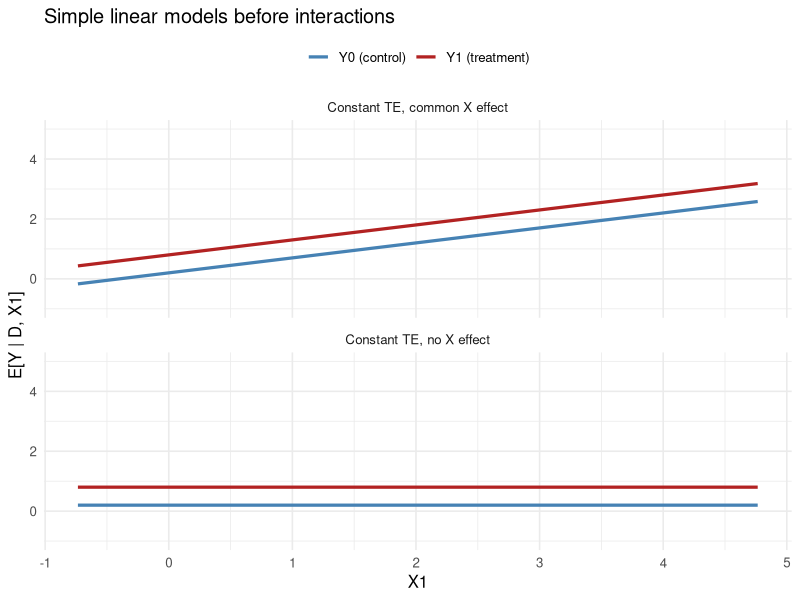
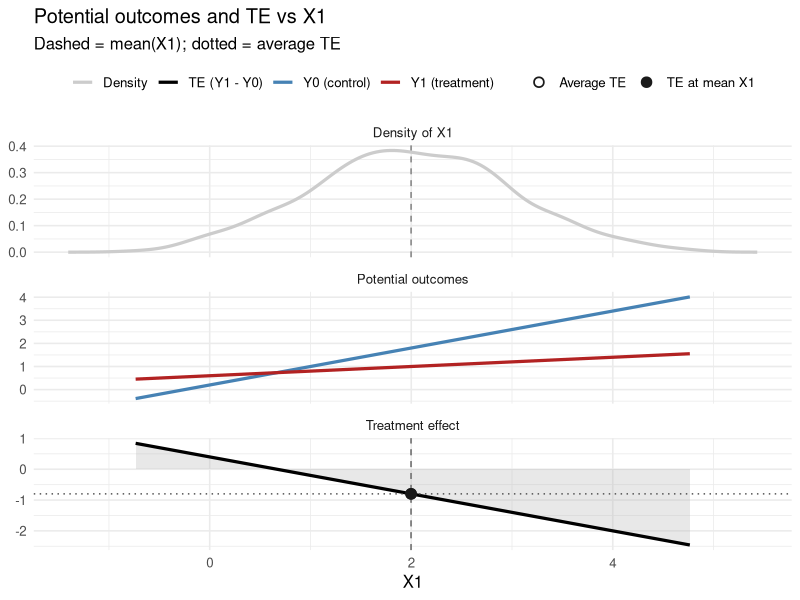
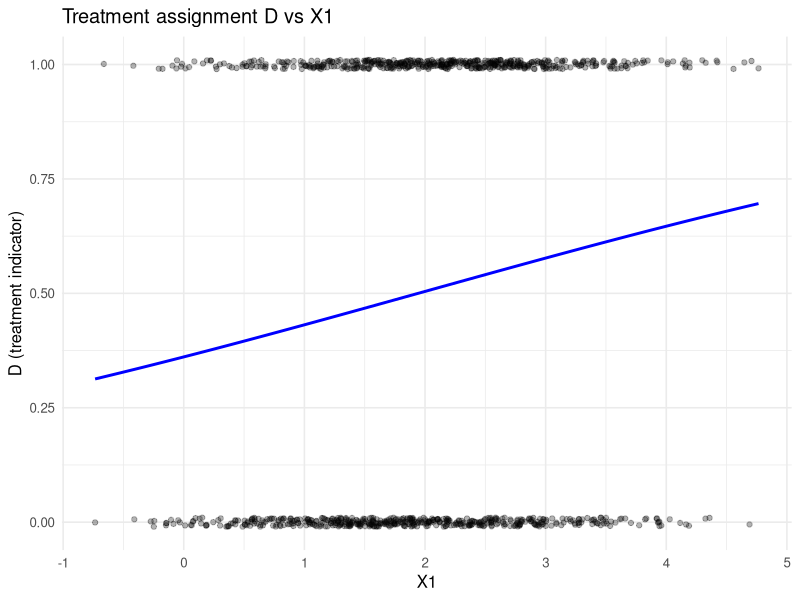

These charts were generated, in order, by the following R code:
# Simple DGP + Lin estimator by hand + separate linear models
set.seed(60637)
library(ggplot2)

# DGP
n <- 1e3
mu_x1 <- 2
X1 <- rnorm(n, mean = mu_x1)
D <- rbinom(n, size = 1, prob = 0.5)

# Potential outcomes with different covariate relationships
# Control: y0 = a0 + b01*X1 + e
# Treat:   y1 = a1 + b11*X1 + e
# Overall: y = a0 + (a1 - a0)*D + b01*X1 + (b11 - b01)*D*X1 + e)

a0 <- 0.2
b01 <- 0.8

a1 <- 0.6
b11 <- 0.2

u <- rnorm(n, sd = 1.0)

y0 <- a0 + b01 * X1 + u
y1 <- a1 + b11 * X1 + u

Y <- D * y1 + (1 - D) * y0


# -------- Visualize simple linear models before interactions

x1_grid <- seq(min(X1), max(X1), length.out = 200)
tau_const <- 0.6

# 1) Constant treatment effect, no relationship of X with Y
mu0_const <- rep(a0, length(x1_grid))
mu1_const <- rep(a0 + tau_const, length(x1_grid))
# y = a0 + tau_const*D + e

# 2) Constant treatment effect, same X relationship under treatment/control
common_slope <- 0.5
mu0_common <- a0 + common_slope * x1_grid
mu1_common <- a0 + tau_const + common_slope * x1_grid
# y = a0 + tau_const*D + common_slope*X1 + e

viz_df <- data.frame(
  x1 = c(x1_grid, x1_grid, x1_grid, x1_grid),
  mu = c(mu0_const, mu1_const, mu0_common, mu1_common),
  series = rep(c("Y0 (control)", "Y1 (treatment)", "Y0 (control)", "Y1 (treatment)"),
               each = length(x1_grid)),
  panel = rep(c("Constant TE, no X effect", "Constant TE, common X effect"),
              each = 2 * length(x1_grid))
)

p_simple <- ggplot(viz_df, aes(x = x1, y = mu, color = series)) +
  geom_line(linewidth = 1.1) +
  facet_wrap(~panel, ncol = 1, scales = "free_y") +
  labs(
    title = "Simple linear models before interactions",
    x = "X1",
    y = "E[Y | D, X1]",
    color = NULL
  ) +
  scale_color_manual(values = c("Y0 (control)" = "steelblue",
                                "Y1 (treatment)" = "firebrick")) +
  theme_minimal(base_size = 12) +
  theme(legend.position = "top") + 
  coord_cartesian(ylim = c(-1, 5))

p_simple


X1c <- X1 - mean(X1)

X_lin <- cbind(
  1,              # intercept
  D,              # treatment
  X1c,       # centered covariates
  D * X1c
)
colnames(X_lin) <- c("(Intercept)", "D", "X1c", "D:X1c")

beta_hat <- solve(t(X_lin) %*% X_lin, t(X_lin) %*% Y)
lin_tau_hat <- as.numeric(beta_hat["D",])

# -------- Separate linear models under treatment and control
# Equivalent to Y ~ X1 (with intercept) in each arm

fit_0 <- lm(Y ~ X1, subset = (D == 0))
fit_1 <- lm(Y ~ X1, subset = (D == 1))

Y0_hat <- predict(fit_0, newdata = data.frame(X1 = X1))
Y1_hat <- predict(fit_1, newdata = data.frame(X1 = X1))

sep_tau_hat <- mean(Y1_hat - Y0_hat)

# -------- Compare
cat("Lin (by hand) ATE:", round(lin_tau_hat, 4), "\n")
cat("Separate models ATE:", round(sep_tau_hat, 4), "\n")
cat("Abs difference:", round(abs(lin_tau_hat - sep_tau_hat), 6), "\n")

# -------- Plot: mean potential outcomes and treatment effect vs X1



x1_grid <- seq(min(X1), max(X1), length.out = 200)

mu0_grid <- a0 + b01 * x1_grid
mu1_grid <- a1 + b11 * x1_grid
te_grid <- mu1_grid - mu0_grid

# Reference quantities
x1_bar <- mean(X1)
te_at_mean_x1 <- (a1 - a0) + (b11 - b01) * x1_bar
te_avg <- mean((a1 - a0) + (b11 - b01) * X1)

cat("TE at mean X1 (on curve):", round(te_at_mean_x1, 4), "\n")
cat("Average TE over sample:", round(te_avg, 4), "\n")

po_df <- data.frame(
  x1 = c(x1_grid, x1_grid),
  value = c(mu0_grid, mu1_grid),
  series = rep(c("Y0 (control)", "Y1 (treatment)"), each = length(x1_grid)),
  panel = "Potential outcomes"
)
te_df <- data.frame(
  x1 = x1_grid,
  value = te_grid,
  series = "TE (Y1 - Y0)",
  panel = "Treatment effect"
)
dens <- density(X1, n = 200)
dens_df <- data.frame(
  x1 = dens$x,
  value = dens$y,
  series = "Density",
  panel = "Density of X1"
)
plot_df <- rbind(po_df, te_df, dens_df)
te_fill <- subset(plot_df, panel == "Treatment effect")

ref_lines <- data.frame(panel = "Treatment effect", x1_bar = x1_bar, te_avg = te_avg)
ref_lines2 <- data.frame(panel = "Density of X1", x1_bar = x1_bar, te_avg = te_avg)
ref_points <- data.frame(
  panel = "Treatment effect",
  x1 = c(x1_bar, x1_bar),
  value = c(te_at_mean_x1, te_avg),
  label = c("TE at mean X1", "Average TE")
)

p <- ggplot(plot_df, aes(x = x1, y = value, color = series)) +
  geom_ribbon(
    data = te_fill,
    aes(x = x1, ymin = pmin(value, 0), ymax = pmax(value, 0)),
    inherit.aes = FALSE,
    fill = "gray70",
    alpha = 0.3
  ) +
  geom_line(linewidth = 1.1) +
  geom_vline(
    data = ref_lines,
    aes(xintercept = x1_bar),
    linetype = "dashed",
    color = "gray50"
  ) +
  geom_vline(
    data = ref_lines2,
    aes(xintercept = x1_bar),
    linetype = "dashed",
    color = "gray50"
  ) +
    geom_vline(
    data = ref_lines,
    aes(xintercept = x1_bar),
    linetype = "dashed",
    color = "gray50"
  ) +
  geom_hline(
    data = ref_lines,
    aes(yintercept = te_avg),
    linetype = "dotted",
    color = "gray30"
  ) +
  geom_point(
    data = ref_points,
    aes(x = x1, y = value, shape = label),
    inherit.aes = FALSE,
    color = "gray10",
    size = 2.7,
    stroke = 0.9
  ) +
  scale_shape_manual(values = c("Average TE" = 1, "TE at mean X1" = 19)) +
  facet_wrap(~panel, ncol = 1, scales = "free_y") +
  labs(
    title = "Potential outcomes and TE vs X1",
    subtitle = "Dashed = mean(X1); dotted = average TE",
    x = "X1",
    y = NULL,
    color = NULL,
    shape = NULL
  ) +
  scale_color_manual(values = c(
    "Y0 (control)" = "steelblue",
    "Y1 (treatment)" = "firebrick",
    "TE (Y1 - Y0)" = "black",
    "Density" = "gray80"
  )) +
  theme_minimal(base_size = 12) +
  theme(legend.position = "top")

p


# D is a function of X1
D <- rbinom(n, size = 1, prob = plogis(-0.5 + 0.3 * X1))

# Observed outcomes recomputed when D changes (potential outcomes can stay fixed).
Y <- D * y1 + (1 - D) * y0


ggplot(data.frame(X1 = X1, D = D), aes(x = X1, y = D)) +
  geom_jitter(height = 0.01, alpha = 0.3) +
  stat_smooth(method = "glm", method.args = list(family = "binomial"), color = "blue", se = FALSE) +
  labs(
    title = "Treatment assignment D vs X1",
    x = "X1",
    y = "D (treatment indicator)"
  ) +
  theme_minimal(base_size = 12)


# ipw estimates (estimated propensity scores)
pmodel <- glm(D ~ X1, family = binomial(link = "logit"))
pscores <- predict(pmodel, type = "response")
pscores <- pmin(pmax(pscores, 1e-6), 1 - 1e-6)

pmat <- cbind(pscores, 1- pscores)
head(pmat)

dmat <- cbind(D, 1 - D)
head(dmat)

weights <- dmat / pmat
head(weights)

est_mat <- weights * Y
head(est_mat)

colMeans(est_mat)

(ipw_ate <- mean(est_mat[,1]) - mean(est_mat[,2]))


# alternatively, with scalars
(ipw_ate2 <- mean(D * Y / pscores) - mean((1 - D) * Y / (1 - pscores)))



# doubly robust scores

outcome_model <- lm(Y ~ D + X1)

m0 <- predict(outcome_model, newdata = data.frame(D = 0, X1 = X1))
m1 <- predict(outcome_model, newdata = data.frame(D = 1, X1 = X1))

mmat <- cbind(m1, m0)
rbcmat <- cbind(Y - m1, Y - m0)

dr_mat <- mmat + rbcmat*weights

# OR
# dr_mat <- cbind( 
#   m1 + D * (Y - m1) / pscores,
#   m0 + (1 - D) * (Y - m0) / (1 - pscores)
# )

head(dr_mat)

colMeans(dr_mat)

(dr_ate <- mean(dr_mat[,1]) - mean(dr_mat[,2]))

(dr_ate2 <- mean( m1 - m0 + D * (Y - m1) / pscores - (1 - D) * (Y - m0) / (1 - pscores) ))


# standard error for ipw
# re-estimate with true propensity scores
apply(est_mat, 2, function(x) sd(x) / sqrt(n))

rowdiffs <- est_mat[,1] -  est_mat[,2]
sd(rowdiffs) / sqrt(n)

# standard error for DR
apply(dr_mat, 2, function(x) sd(x) / sqrt(n))

rowdiffs_dr <- dr_mat[,1] -  dr_mat[,2]
sd(rowdiffs_dr) / sqrt(n)

# Monte Carlo: re-simulate whole datasets and compare empirical SD to estimated SE
# Goal: show that
# - IPW SE based on the IPW score works when using the *true* propensity scores
# - DR/AIPW SE based on the DR score works even when using *estimated* propensity scores
B <- 2000
ipw_true_ates <- ipw_true_ses <- dr_hat_ates <- dr_hat_ses <- numeric(B)

# Population ATE for this DGP (since E[u1 - u0] = 0 and X1 ~ N(mu_x1, 1))
true_ate <- (a1 - a0) + (b11 - b01) * mu_x1

for (b in 1:B) {
  # Resimulate a full dataset draw
  X1_b <- rnorm(n, mean = mu_x1)
  u0_b <- rnorm(n, sd = 1.0)
  u1_b <- rnorm(n, sd = 1.0)
  y0_b <- a0 + b01 * X1_b + u0_b
  y1_b <- a1 + b11 * X1_b + u1_b
  D_b <- rbinom(n, size = 1, prob = plogis(-0.5 + 0.3 * X1_b))
  Y_b <- D_b * y1_b + (1 - D_b) * y0_b

  df_b <- data.frame(Y = Y_b, D = D_b, X1 = X1_b)

  # IPW (true propensity scores)
  pscores_true_b <- plogis(-0.5 + 0.3 * X1_b)
  pscores_true_b <- pmin(pmax(pscores_true_b, 1e-6), 1 - 1e-6)
  psi_ipw_true_b <- (df_b$D * df_b$Y / pscores_true_b) -
    ((1 - df_b$D) * df_b$Y / (1 - pscores_true_b))
  ipw_true_ates[b] <- mean(psi_ipw_true_b)
  ipw_true_ses[b] <- sd(psi_ipw_true_b) / sqrt(n)

  # DR/AIPW (estimated propensity scores; outcome model is *not* interacted, on purpose)
  pmodel_hat_b <- glm(D ~ X1, data = df_b, family = binomial(link = "logit"))
  pscores_hat_b <- predict(pmodel_hat_b, type = "response")
  pscores_hat_b <- pmin(pmax(pscores_hat_b, 1e-6), 1 - 1e-6)

  outcome_model_b <- lm(Y ~ D + X1, data = df_b)
  m0_b <- predict(outcome_model_b, newdata = data.frame(D = 0, X1 = df_b$X1))
  m1_b <- predict(outcome_model_b, newdata = data.frame(D = 1, X1 = df_b$X1))
  psi_dr_hat_b <- (m1_b - m0_b) +
    df_b$D * (df_b$Y - m1_b) / pscores_hat_b -
    (1 - df_b$D) * (df_b$Y - m0_b) / (1 - pscores_hat_b)
  dr_hat_ates[b] <- mean(psi_dr_hat_b)
  dr_hat_ses[b] <- sd(psi_dr_hat_b) / sqrt(n)
}

cat("\nMonte Carlo (resimulate whole datasets)\n")
cat("B:", B, "n:", n, "\n")
cat("True ATE (population):", round(true_ate, 4), "\n")
cat("IPW (true e): mean =", round(mean(ipw_true_ates), 4),
    "emp SD =", round(sd(ipw_true_ates), 4),
    "mean SEhat =", round(mean(ipw_true_ses), 4), "\n")
cat("DR  (est e): mean =", round(mean(dr_hat_ates), 4),
    "emp SD =", round(sd(dr_hat_ates), 4),
    "mean SEhat =", round(mean(dr_hat_ses), 4), "\n")
cat("IPW (true e) 95% CI coverage:", round(mean(abs(ipw_true_ates - true_ate) <= 1.96 * ipw_true_ses), 3), "\n")
cat("DR  (est e)  95% CI coverage:", round(mean(abs(dr_hat_ates - true_ate) <= 1.96 * dr_hat_ses), 3), "\n")
